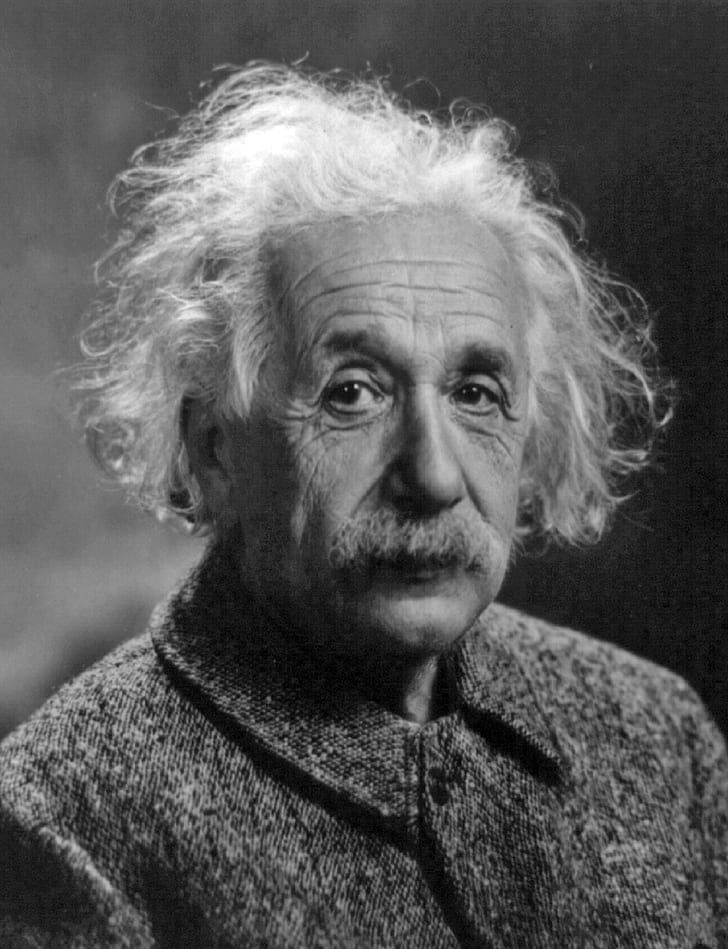
#> input picture 002-Scaling 2D image and Transformation/images/albert-einstein-gray.jpg, 728 x 949 px, found by its file name
$ jupyter execute image-copy-flipping-vertically.ipynb   (shell and % lines are left out)
#> lines starting #> are read from the running program, lines starting #| are printed output that depends on the picture
[cell 1]
import cv2
import numpy as np
import matplotlib.pyplot as plt

[cell 2]
imgGray = cv2.imread('/home/thura/Desktop/computer-vision-and-DL/CV-course1/2- 2D-scaling-Transformation/images/albert-einstein-gray.jpg', cv2.IMREAD_GRAYSCALE)
#> imgGray is the input picture: shape (949, 728); min 0, max 255, mean 89.4

[cell 3]
plt.imshow(imgGray, cmap='gray')

[cell 4]
numRows = imgGray.shape[0]
#> numRows = 949
numCols = imgGray.shape[1]
#> numCols = 728

[cell 5]
print(numRows, numCols)
#| 949 728

[cell 6]
imgGray2 = np.zeros((numRows, numCols), dtype='uint8')

[cell 7]
plt.imshow(imgGray2, cmap='gray')
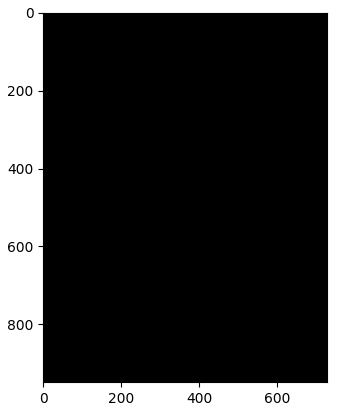
#> figure drawn by matplotlib, 1 panel

[cell 8]
for i in range(numRows):
    for j in range(numCols):
        imgGray2[i, j] = imgGray[i, j]

[cell 9]
plt.imshow(imgGray2, cmap='gray')

[cell 10]
for i in range(numRows):
    for j in range(numCols):
        imgGray2[numRows-i-1, j] = imgGray[i, j]
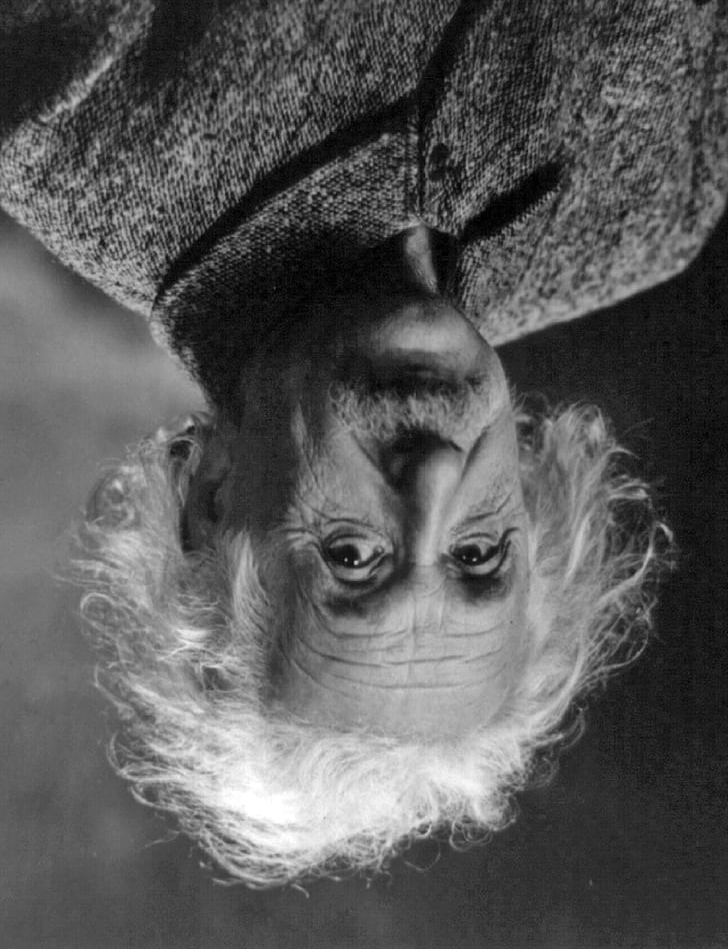
#> imgGray2: shape (949, 728); min 0, max 255, mean 89.4

[cell 11]
plt.imshow(imgGray2, cmap='gray')

### Quiz-1
Can you crop image to half using Python?

[cell 12]
imgGray_crop = np.zeros((int(numRows/2), numCols), dtype='uint8')
plt.imshow(imgGray_crop, cmap='gray')
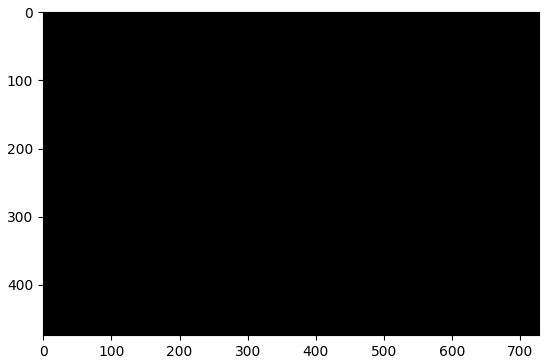
#> figure drawn by matplotlib, 1 panel

[cell 13]
for i in range(int(numRows/2)):
    for j in range(numCols):
        imgGray_crop[i, j] = imgGray[i, j]
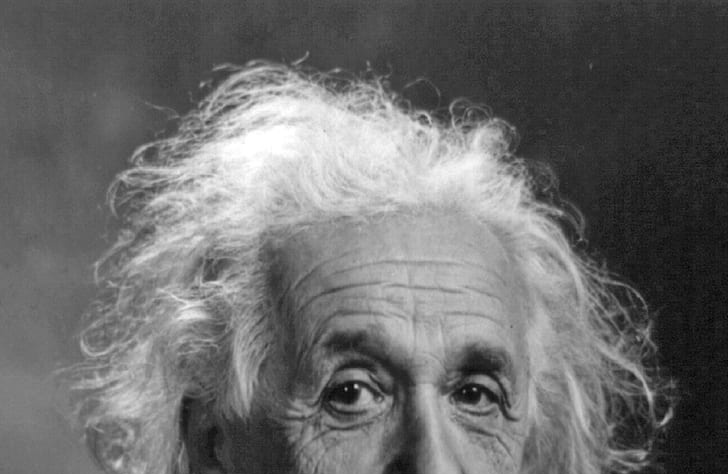
#> imgGray_crop: shape (474, 728); min 1, max 255, mean 107

[cell 14]
plt.imshow(imgGray2, cmap='gray')

### Quiz-2
Can you flip image horizontally using Python?

[cell 15]
imgGray_hflip = np.zeros((numRows, numCols), dtype='uint8')
plt.imshow(imgGray_hflip, cmap='gray')

[cell 16]
for i in range(numRows):
    for j in range(numCols):
        imgGray_hflip[i, numCols-j-1] = imgGray[i, j]
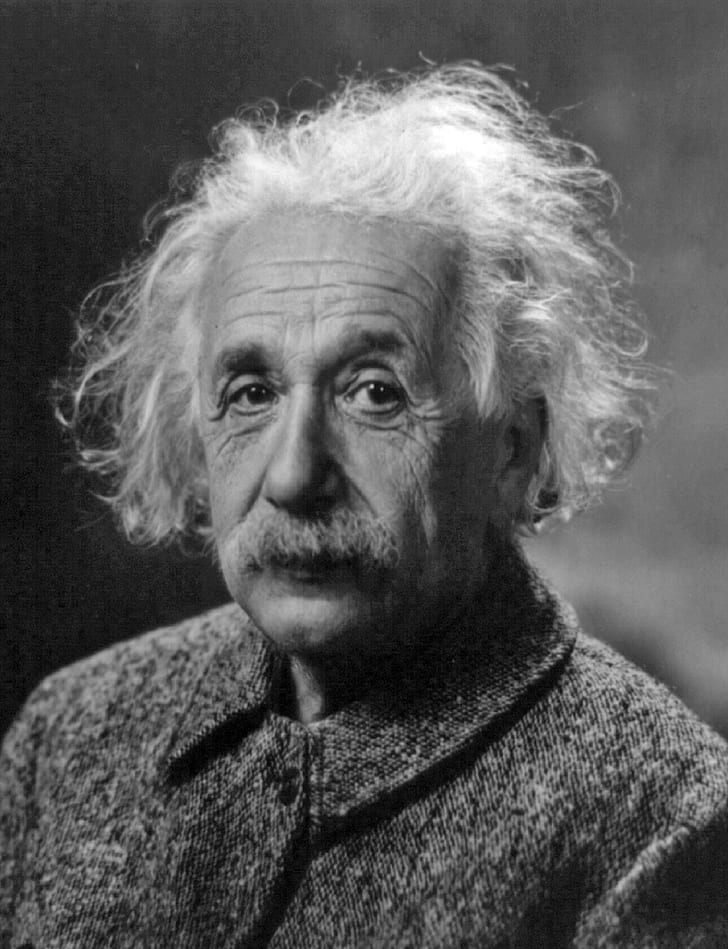
#> imgGray_hflip: shape (949, 728); min 0, max 255, mean 89.4
